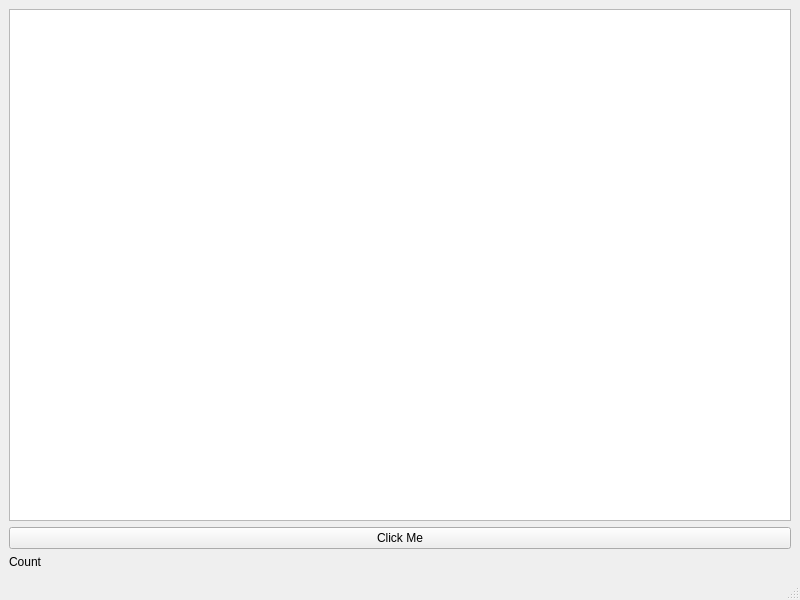
<?xml version="1.0" encoding="UTF-8"?>
<ui version="4.0">
 <class>MainWindow</class>
 <widget class="QMainWindow" name="MainWindow">
  <property name="geometry">
   <rect>
    <x>0</x>
    <y>0</y>
    <width>800</width>
    <height>600</height>
   </rect>
  </property>
  <property name="windowTitle">
   <string>My Qt App</string>
  </property>
  <widget class="QWidget" name="centralwidget">
   <layout class="QVBoxLayout" name="verticalLayout">
    <item>
     <widget class="QTableView" name="tableView"/>
    </item>
    <item>
     <widget class="QPushButton" name="pushButton">
      <property name="text">
       <string>Click Me</string>
      </property>
     </widget>
    </item>
    <item>
     <widget class="QLabel" name="label">
      <property name="text">
       <string>Count</string>
      </property>
     </widget>
    </item>
    <item>
     <layout class="QGridLayout" name="gridLayout"/>
    </item>
   </layout>
  </widget>
  <widget class="QMenuBar" name="menubar">
   <property name="geometry">
    <rect>
     <x>0</x>
     <y>0</y>
     <width>800</width>
     <height>21</height>
    </rect>
   </property>
  </widget>
  <widget class="QStatusBar" name="statusbar"/>
 </widget>
 <resources/>
 <connections/>
</ui>
